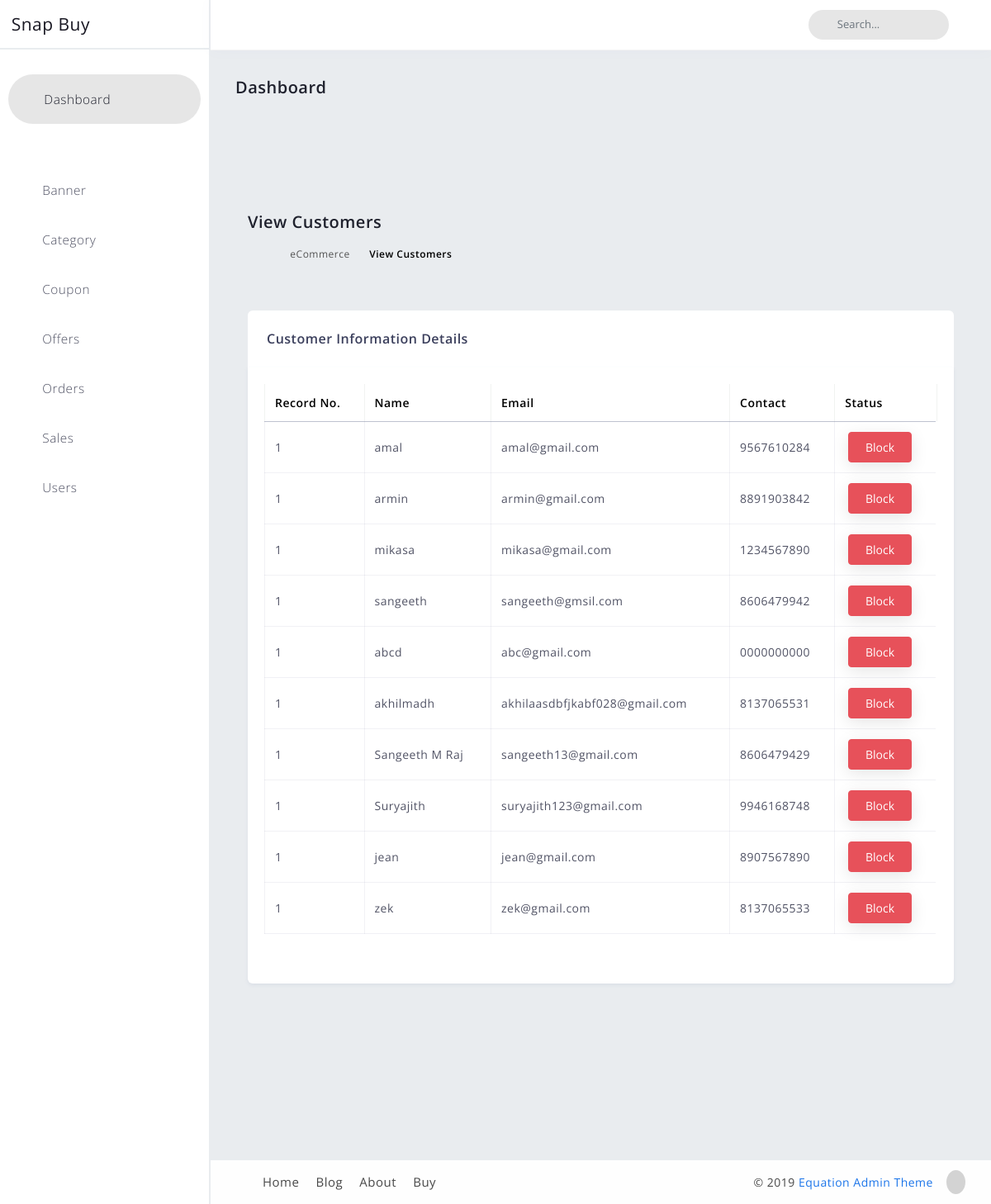
The page /myadmin/adcustomers (signed in) on the database as committed earlier.
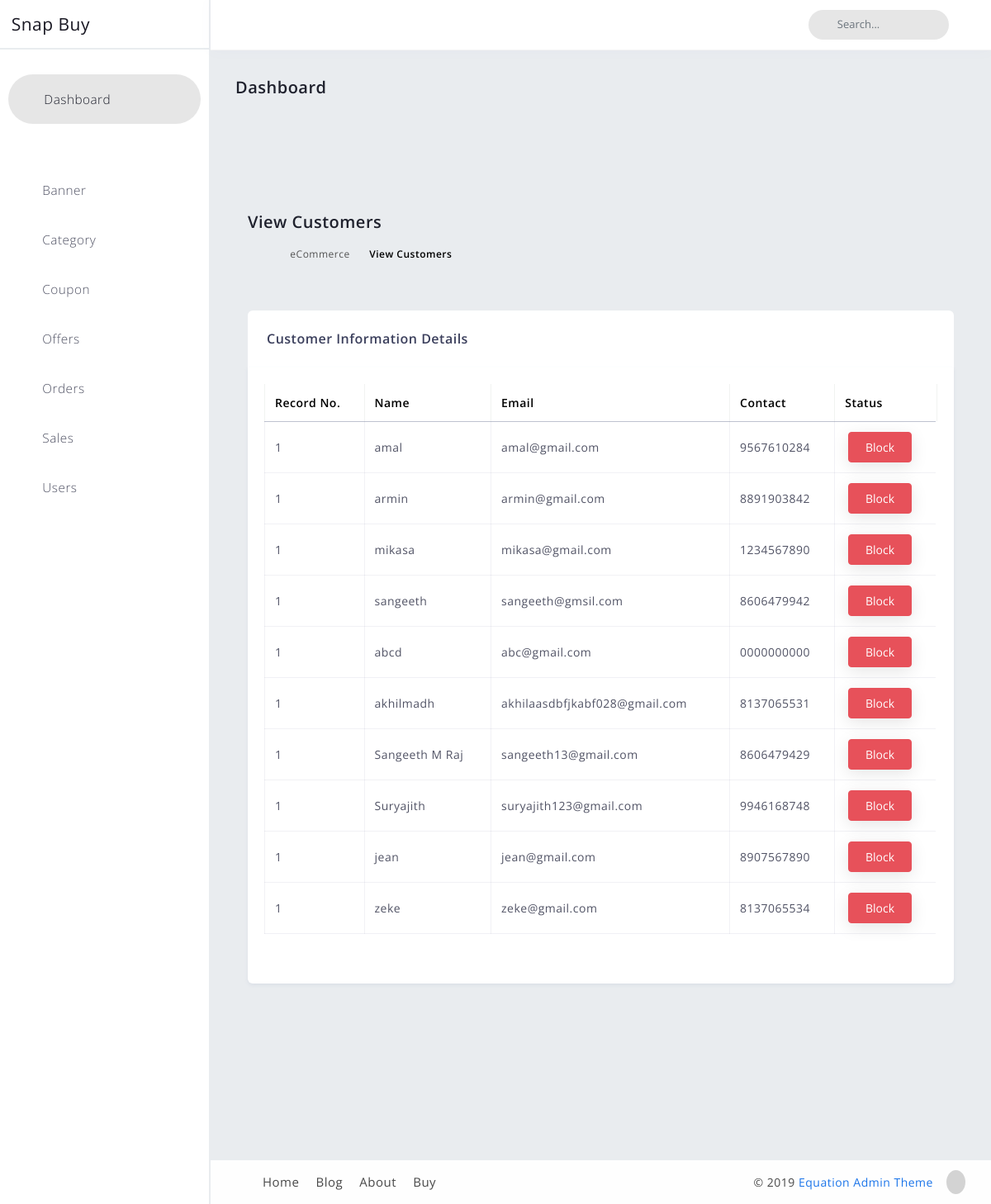
The same page on the database as committed later.
### userhome/models.py (models this page shows)
class Customuser(AbstractUser):
    username = models.CharField(max_length=50)
    phone_regex = RegexValidator(regex=r'^\d{10}$', message="Phone number must be entered in the format: '9999999999'. Up to 10 digits allowed.")
    phone_number = models.CharField(validators=[phone_regex], max_length=10,unique=True)
    email = models.EmailField(_("Email"), unique=True, max_length=100)
    USERNAME_FIELD = 'phone_number'
    REQUIRED_FIELDS = ['email','username']
    objects = CustomManager()
    def __str__(self):
        return self.username

### myadmin/views.py (the view)
# urls.py: path('adcustomers',views.admincustomers_view,name='admincustomers'),
def admincustomers_view(request):
    if request.user.is_superuser:
        user_phone = Customuser.objects.get(username = request.user)
        customers = Customuser.objects.exclude(phone_number=user_phone.phone_number)
    else:
        return redirect(adminlog_view)
    return render(request,'adminside/ad_customers.html',{'userlist':customers})

### category_adminside/models.py (called while the page is built)
    def __str__(self):
        return self.product_name

### newcart/context_processors.py (called while the page is built, shortened)
def cart_count(request):
    count = 0
    cat_list = Category.objects.all()
    if request.user.is_authenticated:
        try :
            cart_product = CartItem.objects.filter(user = request.user).order_by('-id')[:2] #getting last two cart item products.
            count = CartItem.objects.filter(user = request.user).aggregate(Count('quantity')).get('quantity__count')
            print(cart_product)
        except :
            pass
    context = {
        'cat_list':cat_list,
        'cart_product':cart_product,
        'count':count,
    }
    return dict(context)

### newcart/models.py (called while the page is built)
    def __str__(self):
        return str(self.product)

### templates/adminside/ad_customers.html (shortened to what the changed rows need)
{% extends 'adminside/index.html' %}
{% load static %}
        {% block content-block %}
        <div id="content" class="main-content">
            <div class="container">
                <div class="row" id="cancel-row">
                    <div class="col-xl-12 col-lg-12 col-md-12 col-sm-12 col-12 layout-spacing">
                        <div class="statbox widget box box-shadow">
                            <div class="widget-content widget-content-area">
                                <div class="table-responsive mb-4">
                                    <table id="ecommerce-product-customers" class="table table-bordered table-hover">
                                        <thead>
                                            <tr>
                                                <th class="checkbox-column"> Record No. </th>
                                                <th>Name</th>
                                                <th>Email</th>
                                                <th>Contact</th>
                                                <th class="">Status</th>
                                            </tr>
                                        </thead>
                                        <tbody>
                                            {% for user in userlist %}
                                            <tr>
                                                <td class="checkbox-column"> 1</td>
                                                <td class="customer-name-1">{{user.username}}</td>
                                                <td>{{user.email}}</td>
                                                <td>{{user.phone_number}}</td>
                                                <td>
                                                    <div class="d-flex">
                                                        {% if user.is_active %}
                                                        <a href="{% url 'blockuser' user.id %}">
                                                        <button onclick="return confirm('Are you sure to unblock this customer ?')" class="btn btn-danger">
                                                            <span class="label label-success">Block</span>
                                                        </button></a>
                                                        {% else %}
                                                        <a href="{% url 'blockuser' user.id %}">
                                                        <button class="btn btn-primary" onclick="return confirm('Are you sure to unblock this customer ?')">
                                                            <span class="label label-success">Unblock</span>
                                                        </button>
                                                        </a>
                                                        {% endif %}
                                                    </div>
                                                </td>
                                            </tr>
                                            {% endfor %}
                                        </tbody>
                                    </table>
                            </div>
                        </div>
                    </div>
                </div>
            </div>
        </div>
    </div>
    {% endblock  %}

Rows that differ between the two databases and show on the page:
changed Customuser: username "zek" → "zeke"; email "zek@gmail.com" → "zeke@gmail.com"; phone_number "8137065533" → "8137065534"
